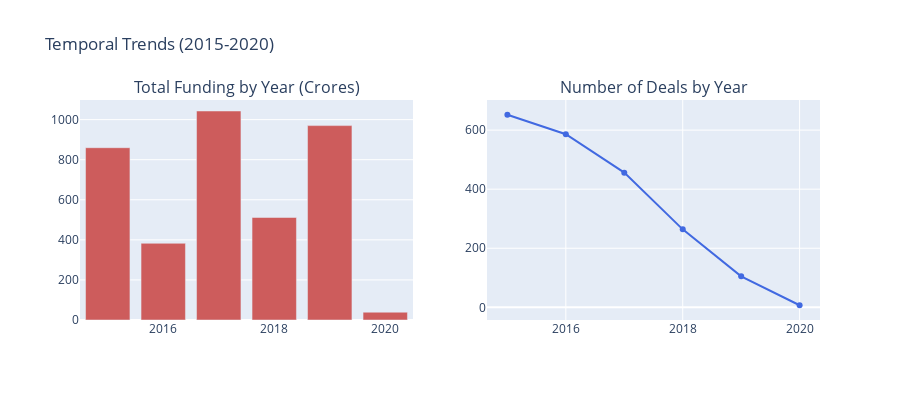

The cell this chart's notebook holds for it:
### Code cell
# Visualization: Yearly funding and deal count
fig = make_subplots(
    rows=1, cols=2,
    subplot_titles=('Total Funding by Year (Crores)', 'Number of Deals by Year'),
    specs=[[{"secondary_y": False}, {"secondary_y": False}]]
)

# Total funding bar chart
fig.add_trace(
    go.Bar(x=yearly_stats.index, y=yearly_stats['Total_Funding_Cr'], 
           name='Total Funding', marker_color='indianred'),
    row=1, col=1
)

# Deal count line chart
fig.add_trace(
    go.Scatter(x=yearly_stats.index, y=yearly_stats['Deal_Count'], 
               mode='lines+markers', name='Deal Count', marker_color='royalblue'),
    row=1, col=2
)

fig.update_layout(height=400, showlegend=False, title_text="Temporal Trends (2015-2020)")
fig.write_html('../visuals/eda/yearly_trends.html')
fig.show()

### Figure 1 — Plotly figure (JSON) as saved in the notebook; plotly's stock layout.template omitted (floating-point values rounded to 4 significant figures)
{"data": [{"marker": {"color": "indianred"}, "name": "Total Funding", "type": "bar", "x": [2015.0, 2016.0, 2017.0, 2018.0, 2019.0, 2020.0], "xaxis": "x", "y": [859.7, 382.8, 1043.0, 511.6, 970.1, 39.02], "yaxis": "y"}, {"marker": {"color": "royalblue"}, "mode": "lines+markers", "name": "Deal Count", "type": "scatter", "x": [2015.0, 2016.0, 2017.0, 2018.0, 2019.0, 2020.0], "xaxis": "x2", "y": [652, 586, 456, 264, 105, 7], "yaxis": "y2"}], "layout": {"annotations": [{"font": {"size": 16}, "showarrow": false, "text": "Total Funding by Year (Crores)", "x": 0.225, "xanchor": "center", "xref": "paper", "y": 1, "yanchor": "bottom", "yref": "paper"}, {"font": {"size": 16}, "showarrow": false, "text": "Number of Deals by Year", "x": 0.775, "xanchor": "center", "xref": "paper", "y": 1, "yanchor": "bottom", "yref": "paper"}], "height": 400, "showlegend": false, "title": {"text": "Temporal Trends (2015-2020)"}, "xaxis": {"anchor": "y", "domain": [0, 0.45]}, "xaxis2": {"anchor": "y2", "domain": [0.55, 1]}, "yaxis": {"anchor": "x", "domain": [0, 1]}, "yaxis2": {"anchor": "x2", "domain": [0, 1]}}}
